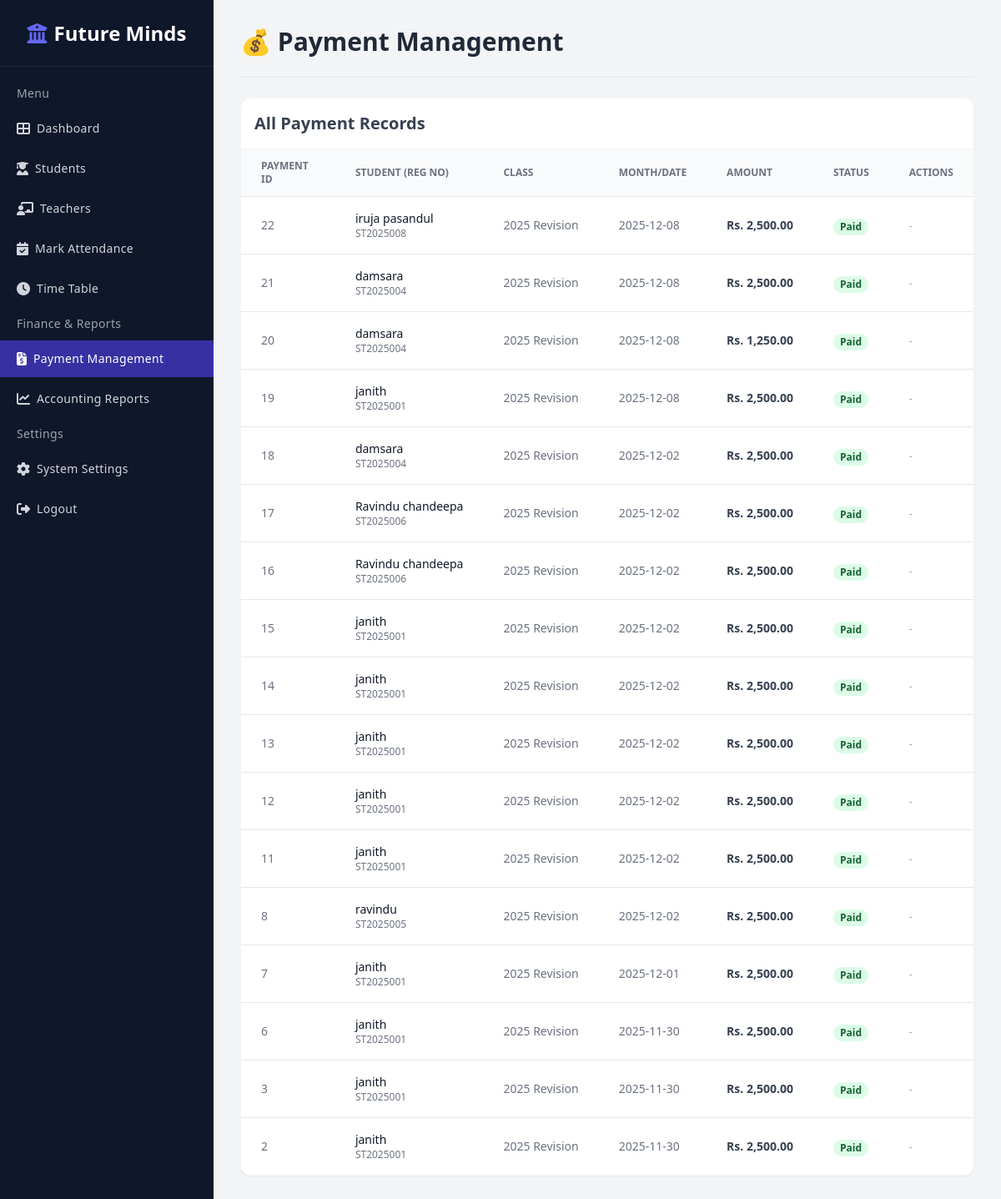
/admin/payments.php (signed in), run on an earlier commit of the app's database.
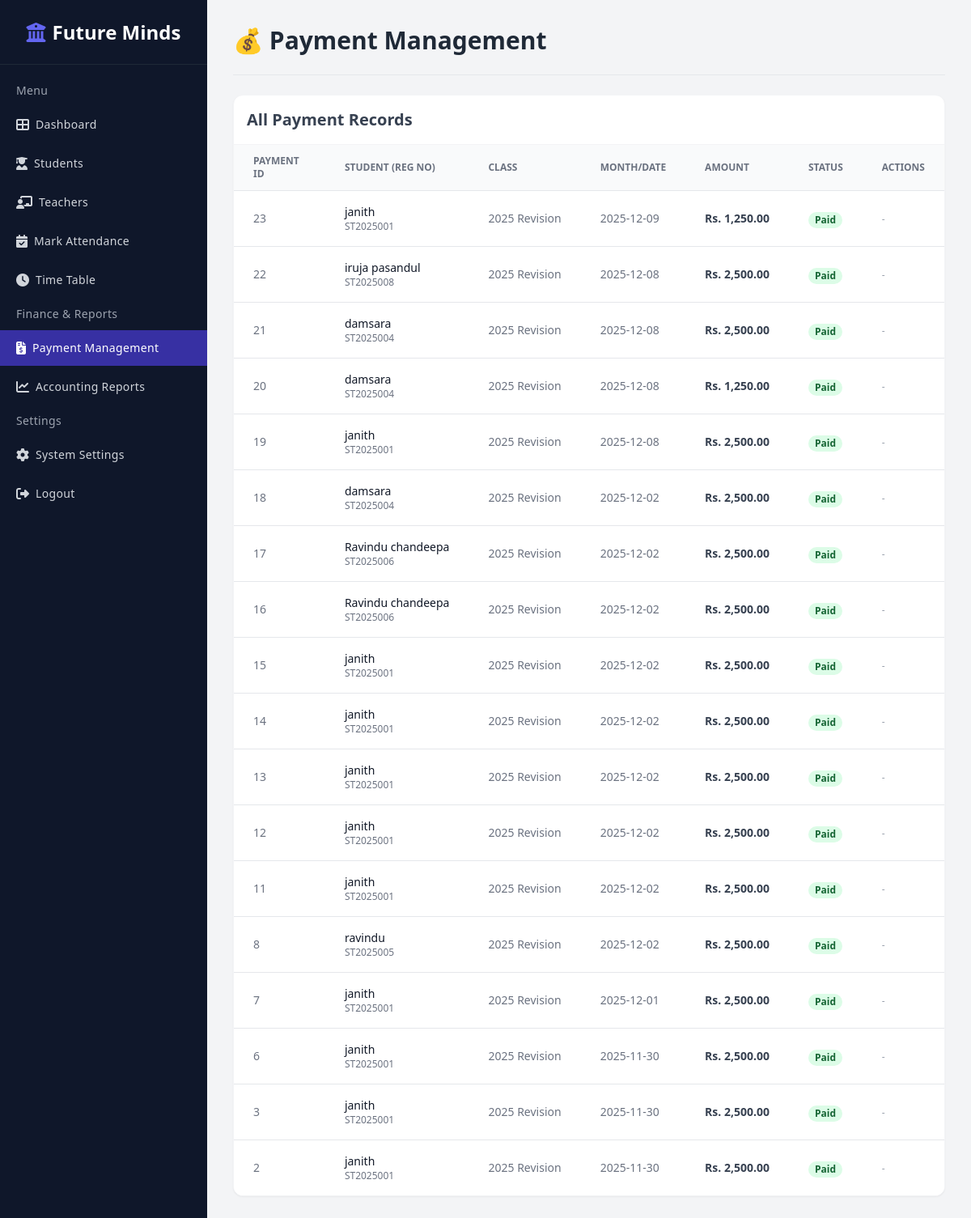
And on a later commit of the database.
### tables this page shows
CREATE TABLE `payments` (
  `payment_id` int(11) NOT NULL,
  `student_id` int(11) NOT NULL,
  `class_id` int(11) NOT NULL DEFAULT 1,
  `month` varchar(20) NOT NULL,
  `year` int(4) NOT NULL DEFAULT 2025,
  `amount` decimal(10,2) NOT NULL,
  `payment_status` enum('paid','pending','failed') NOT NULL DEFAULT 'paid',
  `transaction_id` varchar(100) DEFAULT NULL,
  `method` varchar(20) NOT NULL DEFAULT 'Cash',
  `payment_type` varchar(20) NOT NULL DEFAULT 'Full',
  `paid_date` datetime DEFAULT current_timestamp()
);

CREATE TABLE `students` (
  `student_id` int(11) NOT NULL,
  `reg_number` varchar(20) NOT NULL,
  `full_name` varchar(150) NOT NULL,
  `nic` varchar(20) NOT NULL,
  `dob` date NOT NULL,
  `gender` varchar(10) NOT NULL,
  `school` varchar(150) DEFAULT NULL,
  `address` text DEFAULT NULL,
  `student_phone` varchar(15) DEFAULT NULL,
  `parent_phone` varchar(15) NOT NULL,
  `email` varchar(150) NOT NULL,
  `stream` varchar(50) NOT NULL,
  `batch` varchar(10) NOT NULL,
  `photo` varchar(255) DEFAULT NULL,
  `registered_date` datetime DEFAULT current_timestamp(),
  `status` int(11) DEFAULT 1
);

CREATE TABLE `classes` (
  `class_id` int(11) NOT NULL,
  `class_name` varchar(100) NOT NULL,
  `stream` varchar(50) NOT NULL,
  `subject` varchar(50) NOT NULL,
  `teacher_name` varchar(100) DEFAULT NULL,
  `fee` decimal(10,2) NOT NULL,
  `day` varchar(20) DEFAULT NULL,
  `time` varchar(20) DEFAULT NULL,
  `status` tinyint(4) DEFAULT 1
);

### admin/payments.php (the view, shortened to what the changed rows need)
<?php
include('db_con.php');
$query_payments = "SELECT
                    p.payment_id,
                    s.full_name AS student_name,
                    s.reg_number AS student_reg_number,
                    c.class_name AS class_name,
                    p.amount,
                    p.paid_date,
                    p.payment_status
                   FROM payments p
                   JOIN students s ON p.student_id = s.student_id
                   JOIN classes c ON p.class_id = c.class_id
                   ORDER BY p.paid_date DESC";
$result_payments = $conn->query($query_payments);
function getStatusBadge($status) {
    switch ($status) {
        case 'paid':
            return '<span class="px-2 py-0.5 inline-flex text-xs font-semibold rounded-full bg-green-100 text-green-800">Paid</span>';
    }
}
?>
<!DOCTYPE html>
<html lang="en">
<head>
    <script src="https://cdn.tailwindcss.com"></script>
    <link rel="stylesheet" href="https://cdnjs.cloudflare.com/ajax/libs/font-awesome/6.4.0/css/all.min.css">
</head>
<body class="bg-gray-100 font-sans antialiased">
    <div class="flex">
        <div class="ml-64 flex-1">
            <main class="p-8">
                <h1 class="text-3xl font-bold text-gray-800 mb-6">💰 Payment Management</h1>
                <div class="bg-white rounded-xl shadow-sm border border-gray-100 overflow-hidden">
                    <h2 class="text-xl font-bold text-gray-700 p-4 border-b border-gray-100">All Payment Records</h2>
                    <div class="overflow-x-auto">
                        <table class="min-w-full divide-y divide-gray-200">
                            <thead class="bg-gray-50">
                                <tr>
                                    <th class="px-6 py-3 text-left text-xs font-bold text-gray-500 uppercase">Payment ID</th>
                                    <th class="px-6 py-3 text-left text-xs font-bold text-gray-500 uppercase">Student (Reg No)</th>
                                    <th class="px-6 py-3 text-left text-xs font-bold text-gray-500 uppercase">Class</th>
                                    <th class="px-6 py-3 text-left text-xs font-bold text-gray-500 uppercase">Month/Date</th>
                                    <th class="px-6 py-3 text-left text-xs font-bold text-gray-500 uppercase">Amount</th>
                                    <th class="px-6 py-3 text-left text-xs font-bold text-gray-500 uppercase">Status</th>
                                    <th class="px-6 py-3 text-left text-xs font-bold text-gray-500 uppercase">Actions</th>
                                </tr>
                            </thead>
                            <tbody class="bg-white divide-y divide-gray-200">
                                <?php if ($result_payments && $result_payments->num_rows > 0): ?>
                                    <?php while($row = $result_payments->fetch_assoc()): ?>
                                        <tr class="hover:bg-gray-50">
                                            <td class="px-6 py-4 whitespace-nowrap text-sm text-gray-500"><?php echo htmlspecialchars($row['payment_id']); ?></td>
                                            <td class="px-6 py-4 whitespace-nowrap">
                                                <div class="text-sm font-medium text-gray-900"><?php echo htmlspecialchars($row['student_name']); ?></div>
                                                <div class="text-xs text-gray-500"><?php echo htmlspecialchars($row['student_reg_number']); ?></div>
                                            </td>
                                            <td class="px-6 py-4 whitespace-nowrap text-sm text-gray-500"><?php echo htmlspecialchars($row['class_name']); ?></td>
                                            <td class="px-6 py-4 whitespace-nowrap text-sm text-gray-500">
                                                <?php echo date('Y-m-d', strtotime($row['paid_date'])); ?>
                                            </td>
                                            <td class="px-6 py-4 whitespace-nowrap text-sm font-bold text-gray-700">Rs. <?php echo number_format($row['amount'], 2); ?></td>
                                            <td class="px-6 py-4 whitespace-nowrap">
                                                <?php echo getStatusBadge($row['payment_status']); ?>
                                            </td>
                                            <td class="px-6 py-4 whitespace-nowrap text-sm font-medium">
                                                <?php if ($row['payment_status'] == 'pending'): ?>
                                                    <form method="POST" style="display:inline;">
                                                        <input type="hidden" name="payment_id" value="<?php echo $row['payment_id']; ?>">
                                                        <input type="hidden" name="action" value="mark_paid">
                                                        <button type="submit" class="bg-blue-600 text-white px-3 py-1 rounded text-xs hover:bg-blue-700 transition">✔ Mark as Paid</button>
                                                    </form>
                                                <?php else: ?>
                                                    <span class="text-gray-400 text-xs">-</span>
                                                <?php endif; ?>
                                            </td>
                                        </tr>
                                    <?php endwhile; ?>
                                <?php else: ?>
                                    <tr><td colspan="8" class="text-center py-8 text-gray-500">No payment records found.</td></tr>
                                <?php endif; ?>
                            </tbody>
                        </table>
                    </div>
                </div>
            </main>
        </div>
    </div>
</body>
</html>

What changed in the data, as far as the page shows it:
added payments: payment_id "23", student.full_name "janith", student.reg_number "ST2025001", class.class_name "2025 Revision", paid_date "2025-12-09", amount "1,250.00", payment_status "Paid"
